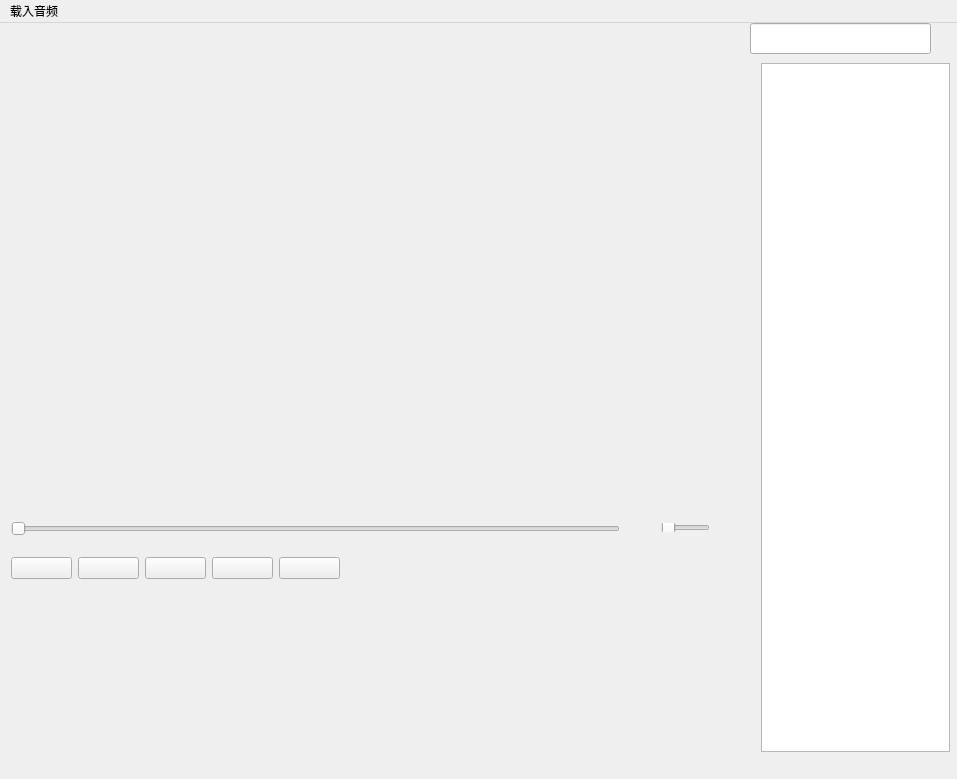
<?xml version="1.0" encoding="UTF-8"?>
<ui version="4.0">
 <class>MusicPlayerClass</class>
 <widget class="QMainWindow" name="MusicPlayerClass">
  <property name="geometry">
   <rect>
    <x>0</x>
    <y>0</y>
    <width>957</width>
    <height>779</height>
   </rect>
  </property>
  <property name="windowTitle">
   <string>MusicPlayer</string>
  </property>
  <widget class="QWidget" name="centralWidget">
   <widget class="QWidget" name="horizontalLayoutWidget">
    <property name="geometry">
     <rect>
      <x>0</x>
      <y>510</y>
      <width>351</width>
      <height>71</height>
     </rect>
    </property>
    <layout class="QHBoxLayout" name="horizontalLayout">
     <item>
      <widget class="QPushButton" name="mode">
       <property name="text">
        <string/>
       </property>
      </widget>
     </item>
     <item>
      <widget class="QPushButton" name="previous">
       <property name="text">
        <string/>
       </property>
      </widget>
     </item>
     <item>
      <widget class="QPushButton" name="ifpause">
       <property name="text">
        <string/>
       </property>
      </widget>
     </item>
     <item>
      <widget class="QPushButton" name="next">
       <property name="text">
        <string/>
       </property>
      </widget>
     </item>
     <item>
      <widget class="QPushButton" name="playlist">
       <property name="text">
        <string/>
       </property>
      </widget>
     </item>
    </layout>
   </widget>
   <widget class="QWidget" name="horizontalLayoutWidget_2">
    <property name="geometry">
     <rect>
      <x>0</x>
      <y>480</y>
      <width>631</width>
      <height>51</height>
     </rect>
    </property>
    <layout class="QHBoxLayout" name="horizontalLayout_2">
     <item>
      <widget class="QSlider" name="musicSlider">
       <property name="orientation">
        <enum>Qt::Orientation::Horizontal</enum>
       </property>
      </widget>
     </item>
    </layout>
   </widget>
   <widget class="QLineEdit" name="musicFind">
    <property name="geometry">
     <rect>
      <x>750</x>
      <y>0</y>
      <width>181</width>
      <height>31</height>
     </rect>
    </property>
   </widget>
   <widget class="QWidget" name="verticalLayoutWidget">
    <property name="geometry">
     <rect>
      <x>750</x>
      <y>29</y>
      <width>211</width>
      <height>711</height>
     </rect>
    </property>
    <layout class="QVBoxLayout" name="verticalLayout">
     <item>
      <widget class="QListWidget" name="musiclist"/>
     </item>
    </layout>
   </widget>
   <widget class="QWidget" name="horizontalLayoutWidget_3">
    <property name="geometry">
     <rect>
      <x>360</x>
      <y>530</y>
      <width>101</width>
      <height>31</height>
     </rect>
    </property>
    <layout class="QHBoxLayout" name="horizontalLayout_3">
     <item>
      <widget class="QLabel" name="currentTime">
       <property name="text">
        <string/>
       </property>
      </widget>
     </item>
     <item>
      <widget class="QLabel" name="sumTime">
       <property name="text">
        <string/>
       </property>
      </widget>
     </item>
    </layout>
   </widget>
   <widget class="QWidget" name="horizontalLayoutWidget_4">
    <property name="geometry">
     <rect>
      <x>650</x>
      <y>489</y>
      <width>71</width>
      <height>31</height>
     </rect>
    </property>
    <layout class="QHBoxLayout" name="horizontalLayout_4">
     <item>
      <widget class="QSlider" name="volumeSlider">
       <property name="orientation">
        <enum>Qt::Orientation::Horizontal</enum>
       </property>
      </widget>
     </item>
    </layout>
   </widget>
  </widget>
  <widget class="QMenuBar" name="menuBar">
   <property name="geometry">
    <rect>
     <x>0</x>
     <y>0</y>
     <width>957</width>
     <height>21</height>
    </rect>
   </property>
   <widget class="QMenu" name="menu">
    <property name="title">
     <string>载入音频</string>
    </property>
    <addaction name="addMusicFiles"/>
   </widget>
   <addaction name="menu"/>
  </widget>
  <action name="addMusicFiles">
   <property name="text">
    <string>添加文件夹</string>
   </property>
  </action>
  <action name="addMusicFile">
   <property name="text">
    <string>添加文件</string>
   </property>
   <property name="menuRole">
    <enum>QAction::MenuRole::NoRole</enum>
   </property>
  </action>
 </widget>
 <layoutdefault spacing="6" margin="11"/>
 <resources>
  <include location="Resource/ICON/iconResource.qrc"/>
 </resources>
 <connections/>
</ui>
